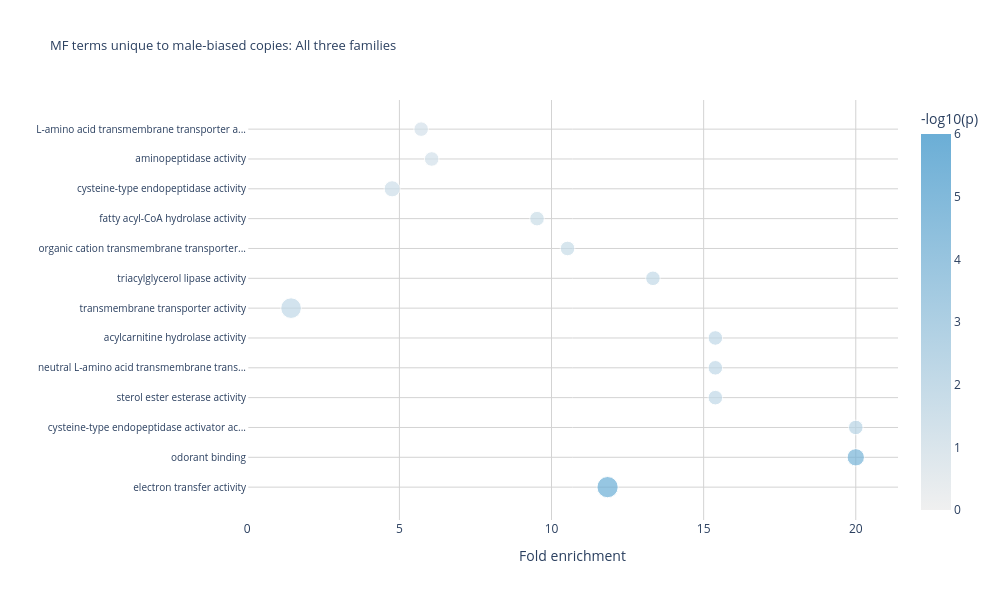

Notebook code cell kept with this figure:
### Markdown cell above
MF: Male biased copies in All three

### Code cell
at_male_mf = df[
    (df["description_set"] == "AllThree_maleCopies") &
    (df["ontology"] == "MF")
].copy()

# Keep only terms unique to male copies (not in female)
at_female_mf_ids = set(df[
    (df["description_set"] == "AllThree_femaleCopies") &
    (df["ontology"] == "MF")
]["GO.ID"])

at_male_mf_unique = at_male_mf[~at_male_mf["GO.ID"].isin(at_female_mf_ids)].copy()
at_male_mf_unique["Term_short"] = at_male_mf_unique["Term"].str[:120]
at_male_mf_unique = at_male_mf_unique.sort_values("weight01").head(13)
y_order = at_male_mf_unique.sort_values("weight01", ascending=False)["Term_short"].tolist()
at_male_mf_unique["size_local"] = np.sqrt(at_male_mf_unique["Significant"])

fig = px.scatter(
    at_male_mf_unique,
    x="fold_enrichment_capped",
    y="Term_short",
    size="size_local",
    color="neg_log10_p",
    color_continuous_scale=SCALE_MALE,
    range_color=[0, 6],
    size_max=15,
    category_orders={"Term_short": y_order},
    labels={
        "neg_log10_p":           "-log10(p)",
        "Significant":           "Observed genes",
        "fold_enrichment_capped": "Fold enrichment",
        "Term_short":            ""
    },
    title="MF terms unique to male-biased copies: All three families",
    hover_data={"Significant": True, "size_local": False}
)

fig.update_layout(
    width=1000,
    height=600,
    font=dict(size=12),
    title=dict(font=dict(size=13)),
    plot_bgcolor="white",
    paper_bgcolor="white",
    coloraxis_colorbar=dict(title="-log10(p)"),
)

fig.update_xaxes(showgrid=True, gridcolor="lightgrey")
fig.update_yaxes(showgrid=True, gridcolor="lightgrey", tickfont=dict(size=10))

fig.show()

### Figure 1 — Plotly figure (JSON) as saved in the notebook; plotly's stock layout.template omitted (floating-point values rounded to 4 significant figures)
{"data": [{"customdata": [[9.0, 3.0], [4.0, 2.0], [2.0, 1.414], [2.0, 1.414], [2.0, 1.414], [2.0, 1.414], [8.0, 2.828], [2.0, 1.414], [2.0, 1.414], [2.0, 1.414], [3.0, 1.732], [2.0, 1.414], [2.0, 1.414]], "hovertemplate": "Fold enrichment=%{x}<br>=%{y}<br>Observed genes=%{customdata[0]}<br>-log10(p)=%{marker.color}<extra></extra>", "legendgroup": "", "marker": {"color": [7.398, 5.469, 2.569, 2.161, 2.161, 2.161, 2.149, 2.013, 1.836, 1.738, 1.604, 1.376, 1.321], "coloraxis": "coloraxis", "size": [3.0, 2.0, 1.414, 1.414, 1.414, 1.414, 2.828, 1.414, 1.414, 1.414, 1.732, 1.414, 1.414], "sizemode": "area", "sizeref": 0.01333, "symbol": "circle"}, "mode": "markers", "name": "", "orientation": "h", "showlegend": false, "type": "scatter", "x": [11.84, 20.0, 20.0, 15.38, 15.38, 15.38, 1.439, 13.33, 10.53, 9.524, 4.762, 6.061, 5.714], "xaxis": "x", "y": ["electron transfer activity", "odorant binding", "cysteine-type endopeptidase activator ac...", "neutral L-amino acid transmembrane trans...", "acylcarnitine hydrolase activity", "sterol ester esterase activity", "transmembrane transporter activity", "triacylglycerol lipase activity", "organic cation transmembrane transporter...", "fatty acyl-CoA hydrolase activity", "cysteine-type endopeptidase activity", "aminopeptidase activity", "L-amino acid transmembrane transporter a..."], "yaxis": "y"}], "layout": {"coloraxis": {"cmax": 6, "cmin": 0, "colorbar": {"title": {"text": "-log10(p)"}}, "colorscale": [[0, "#F0F0F0"], [1, "#6BAED6"]]}, "font": {"size": 12}, "height": 600, "legend": {"itemsizing": "constant", "tracegroupgap": 0}, "paper_bgcolor": "white", "plot_bgcolor": "white", "title": {"font": {"size": 13}, "text": "MF terms unique to male-biased copies: All three families"}, "width": 1000, "xaxis": {"anchor": "y", "domain": [0, 1], "gridcolor": "lightgrey", "showgrid": true, "title": {"text": "Fold enrichment"}}, "yaxis": {"anchor": "x", "categoryarray": ["electron transfer activity", "odorant binding", "cysteine-type endopeptidase activator ac...", "sterol ester esterase activity", "neutral L-amino acid transmembrane trans...", "acylcarnitine hydrolase activity", "transmembrane transporter activity", "triacylglycerol lipase activity", "organic cation transmembrane transporter...", "fatty acyl-CoA hydrolase activity", "cysteine-type endopeptidase activity", "aminopeptidase activity", "L-amino acid transmembrane transporter a..."], "categoryorder": "array", "domain": [0, 1], "gridcolor": "lightgrey", "showgrid": true, "tickfont": {"size": 10}, "title": {"text": ""}}}}
